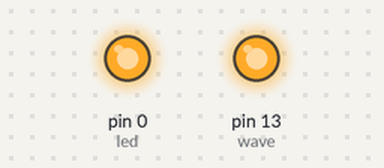
The sketch below on a simulated Arduino Uno, built with avr-gcc and run on an emulated ATmega328P. Parts: output pins drawn as LEDs (lit = HIGH).

Above: at 0.7 s.
At 5.2 s:
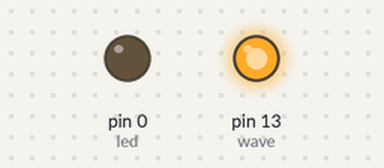
Timing chart, 0 to 6.9 s (numbered marks = the images above):
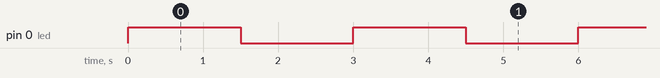

Measured:
- by itself, pin 0 (led): alternates HIGH for 1.5 s and LOW for 1.5 s

The sketch:

pwm.ino
```cpp
const byte led = 0;
const byte wave = 13;


void setup() {

  TCCR1B = TCCR1B&B11111000|B00000010;

  pinMode(led, OUTPUT);
  pinMode(wave,OUTPUT);
  // put your setup code here, to run once:
  analogWrite(wave, 128);
}

void loop() {

  digitalWrite(led,HIGH);
  delay(1500);
  digitalWrite(led,LOW);
  delay(1500);
  // put your main code here, to run repeatedly:

}
```
